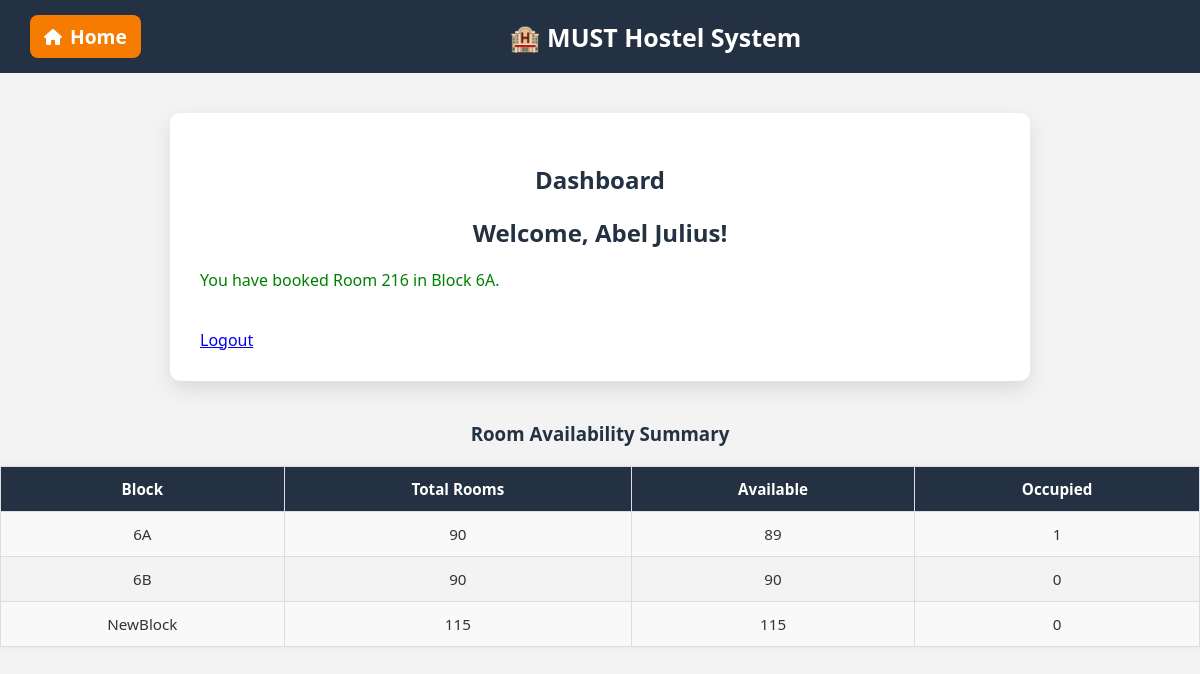
The page /dashboard.php (signed in) on the database its author committed.
### tables this page shows
CREATE TABLE `students` (
  `id` int(11) NOT NULL,
  `reg_no` varchar(50) NOT NULL,
  `name` varchar(100) NOT NULL,
  `password` varchar(255) NOT NULL,
  `gender` enum('Male','Female') NOT NULL,
  `is_approved` tinyint(1) DEFAULT 0
);

CREATE TABLE `rooms` (
  `id` int(11) NOT NULL,
  `block` varchar(10) NOT NULL,
  `room_no` varchar(10) NOT NULL,
  `gender` enum('Male','Female','Both') NOT NULL,
  `is_taken` tinyint(1) DEFAULT 0,
  `student_id` int(11) DEFAULT NULL
);

### dashboard.php (the view, shortened to what this page needs)
<?php
include 'db.php';
$student_id = $_SESSION['student_id'];
$sql = "SELECT * FROM students WHERE id = ?";
$stmt = $conn->prepare($sql);
$stmt->bind_param("i", $student_id);
$stmt->execute();
$result = $stmt->get_result();
$student = $result->fetch_assoc();
$name = $student['name'];
$gender = $student['gender'];
$is_approved = $student['is_approved'];
$room_sql = "SELECT * FROM rooms WHERE student_id = ?";
$room_stmt = $conn->prepare($room_sql);
$room_stmt->bind_param("i", $student_id);
$room_stmt->execute();
$room_result = $room_stmt->get_result();
$room = $room_result->fetch_assoc();
?>
<!DOCTYPE html>
<html>
<head>
    <link rel="stylesheet" type="text/css" href="css/dashboard.css">
    <link rel="stylesheet" href="https://cdnjs.cloudflare.com/ajax/libs/font-awesome/6.5.0/css/all.min.css">
</head>
<body>
    <div class="header">
    <a href="index.php" class="home-link"><i class="fas fa-home"></i> Home</a>
    <div class="logo">🏨 MUST Hostel System</div>
</div>
    <div class="container">
        <h2>Dashboard</h2>
         <h2>Welcome, <?php echo htmlspecialchars($name); ?>!</h2>
    <?php if (!$is_approved): ?>
        <p style="color: orange;">Your hostel application is still pending approval. Please wait.</p>
    <?php elseif ($room): ?>
        <p style="color: green;">You have booked Room <?php echo $room['room_no']; ?> in Block <?php echo $room['block']; ?>.</p>
    <?php endif; ?>
    <br><a href="logout.php">Logout</a>
    </div>
    <h3>Room Availability Summary</h3>
<table border="1" cellpadding="5">
    <tr>
        <th>Block</th>
        <th>Total Rooms</th>
        <th>Available</th>
        <th>Occupied</th>
    </tr>
    <?php
    $allowed_blocks = ($gender == 'Male') ? ['6A', '6B', 'NewBlock'] : ['8C', '8D', 'NewBlock'];
    $placeholders = implode(',', array_fill(0, count($allowed_blocks), '?'));
    $stmt = $conn->prepare("
        SELECT block,
               COUNT(*) as total,
               SUM(CASE WHEN is_taken = 0 THEN 1 ELSE 0 END) AS available,
               SUM(CASE WHEN is_taken = 1 THEN 1 ELSE 0 END) AS occupied
        FROM rooms
        WHERE block IN ($placeholders)
        GROUP BY block
    ");
    $stmt->bind_param(str_repeat('s', count($allowed_blocks)), ...$allowed_blocks);
    $stmt->execute();
    $result = $stmt->get_result();
    while ($row = $result->fetch_assoc()):
    ?>
    <tr>
        <td><?php echo htmlspecialchars($row['block']); ?></td>
        <td><?php echo $row['total']; ?></td>
        <td><?php echo $row['available']; ?></td>
        <td><?php echo $row['occupied']; ?></td>
    </tr>
    <?php endwhile; ?>
</table>
</body>
</html>

### css/dashboard.css (style rules this page uses)
body { font-family: "Segoe UI", Tahoma, Geneva, Verdana, sans-serif; margin: 0; background-color: #f3f3f3; color: #333; transition: background-color 0.3s ease; }
.header { background-color: #233142; color: #fff; padding: 15px 30px; display: flex; justify-content: space-between; align-items: center; font-size: 1.2em; font-weight: bold; }
.home-link { color: white; background-color: #f57c00; padding: 8px 14px; border-radius: 8px; text-decoration: none; font-weight: 600; display: inline-flex; align-items: center; gap: 8px; transition: background-color 0.3s ease, transform 0.2s ease; }
.home-link i { font-size: 16px; }
.logo { font-size: 1.3em; }
.container { max-width: 800px; margin: 40px auto; background: white; padding: 30px; border-radius: 10px; box-shadow: 0 8px 20px rgba(0, 0, 0, 0.1); animation: fadeIn 0.5s ease-in-out; }
h2, h3 { text-align: center; color: #233142; }
table { width: 100%; border-collapse: collapse; margin: 20px 0; font-size: 0.95em; box-shadow: 0 0 10px rgba(0, 0, 0, 0.05); }
th, td { padding: 12px 15px; border: 1px solid #ddd; text-align: center; }
th { background-color: #233142; color: white; }
tr:nth-child(even) { background-color: #f9f9f9; }

### rows shown on the page
students: name "Abel Julius"
rooms: room_no "216", block "6A"

### other values the page prints
$row['block'] "6A"
$row['total'] "90"
$row['available'] "89"
$row['occupied'] "1"
$row['block'] "6B"
$row['available'] "90"
$row['occupied'] "0"
$row['block'] "NewBlock"
$row['total'] "115"
$row['available'] "115"
